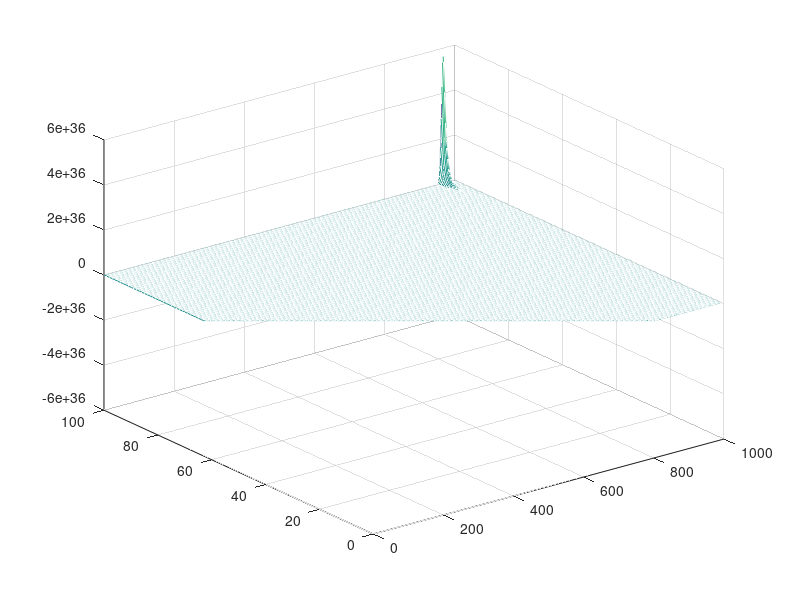
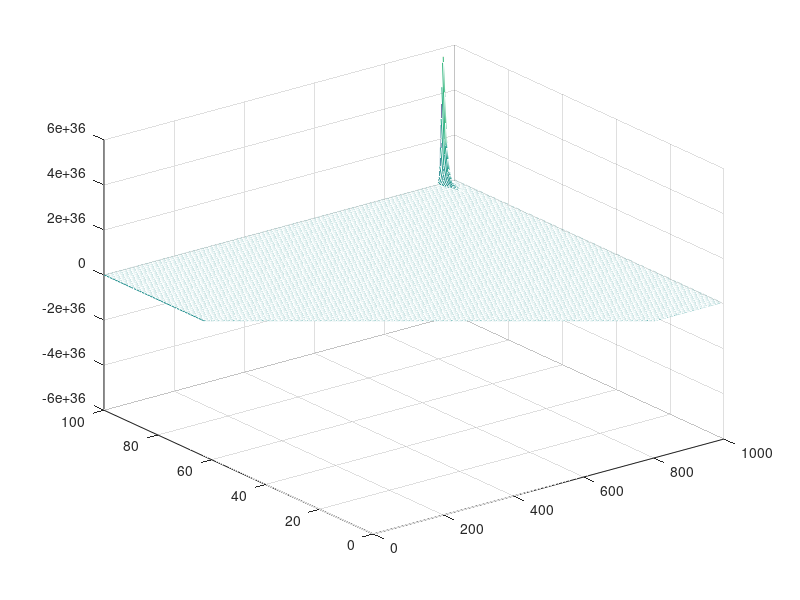

Source code (MATLAB) for these figures, in order:
%number of s and lambda points
num_s = 1000;
num_la = 100;

%range over which we solve
s = linspace(0, 10, num_s);
la = linspace(0, 1, num_la);

ds = s(2) - s(1);
dla = la(2) - la(1);

%initial conditions are zero right now
%initial condition
phi_0 = s*0;
psi_0 = s*0;

%boundary
phi_b = la*0;
psi_b = la*0 + -0.000000001;

phi = zeros(num_la, num_s);
psi = zeros(num_la, num_s);

%setting IC
phi(1,:) = phi_0;
psi(1,:) = psi_0;

%setting BC
phi(:,end) = phi_b';
psi(:,end) = psi_b';

for i = 1:(num_la-1)

  for j = 1:(num_s-1)

    phi(i+1, j) = -dla*(psi(i, j+1) - psi(i, j))/ds + phi(i, j);
    psi(i+1, j) = -dla*(phi(i,j) + (phi(i,j+1) - phi(i,j))/ds)  + psi(i,j);

  end

end

figure(1);
mesh(phi);

figure(2);
mesh(psi);
